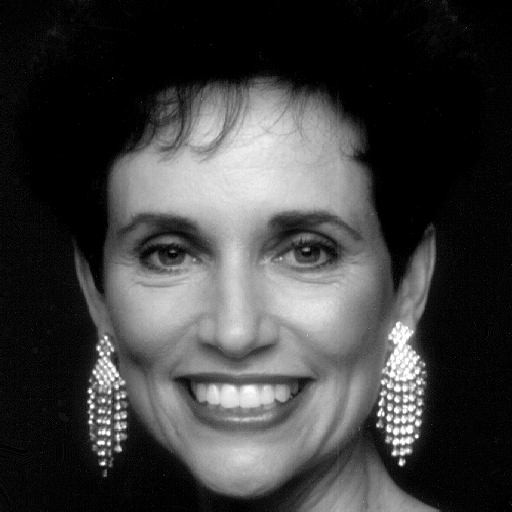
#> input picture immagini/Immagini/volto.tif, 512 x 512 px, found by its file name
$ python script21.py
#> lines starting #> are read from the running program, lines starting #| are printed output that depends on the picture
# -*- coding: utf-8 -*-
"""
Created on Tue Apr  1 11:47:45 2025

@author: Davide
"""

import numpy as np
import matplotlib.pyplot as plt
import skimage.io as io
import scipy.ndimage as ndi
plt.close('all')


x = np.float64(io.imread('volto.tif'))
#> x: shape (512, 512) float64; min 0, max 255, mean 62.2
plt.figure(1); plt.imshow(x,clim=[0,255],cmap='gray');
plt.title('input')

X = np.fft.fftshift(np.fft.fft2(x))

plt.figure(2); plt.imshow(np.log(1+np.abs(X)),
                          clim=None, cmap='gray',
                          extent=(-0.5,+0.5,+0.5,-0.5))

plt.figure(3); plt.imshow(np.angle(X),
                          clim=[-np.pi,np.pi], cmap='gray',
                          extent=(-0.5,+0.5,+0.5,-0.5))

X1 = np.abs(X)
X2 = np.exp(1j*np.angle(X))

y1 = np.real(np.fft.ifft2(np.fft.ifftshift(X1)))
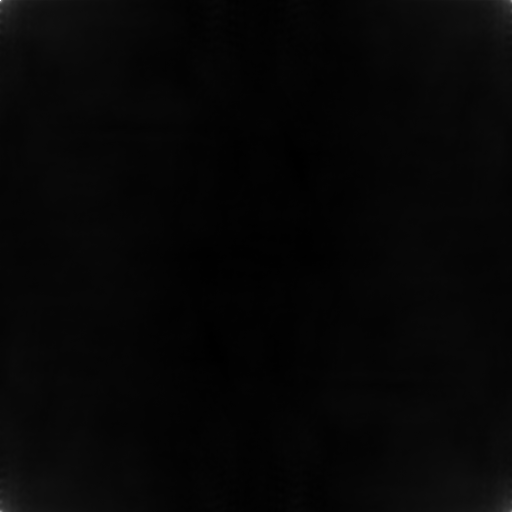
#> y1: shape (512, 512) float64; min -58.22, max 4611.8, mean 62.2; drawn with min black and max white
y2 = np.real(np.fft.ifft2(np.fft.ifftshift(X2)))
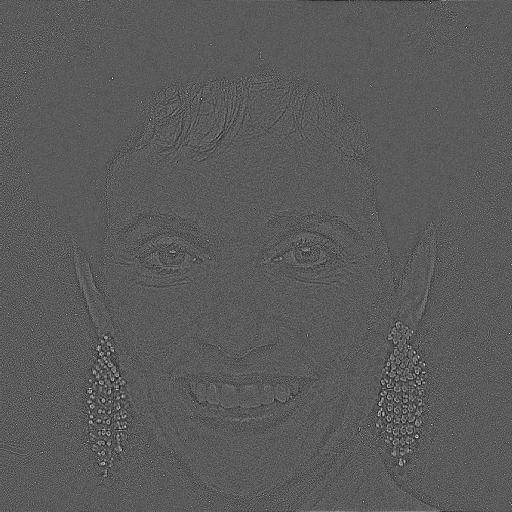
#> y2: shape (512, 512) float64; min -0.0158, max 0.0288, mean 3.81e-06; drawn with min black and max white

plt.figure(4); plt.imshow((y1-np.min(y1))**0.1, clim=None, cmap='gray')
plt.figure(5); plt.imshow(y2, clim=None, cmap='gray')
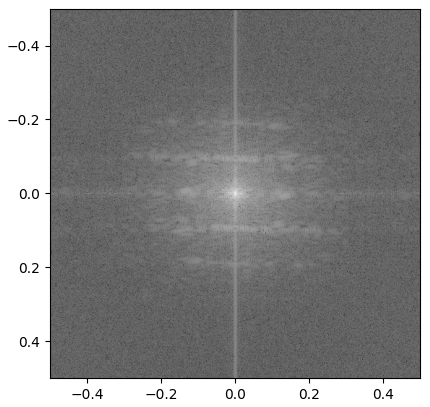
#> figure drawn by matplotlib, 1 panel
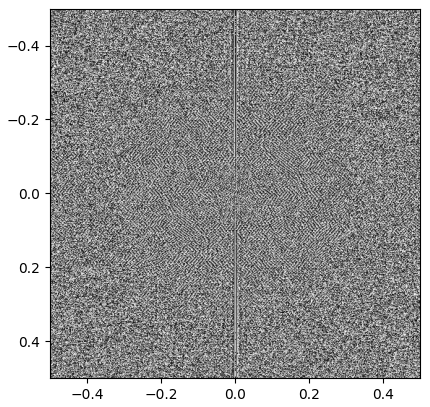
#> figure drawn by matplotlib, 1 panel
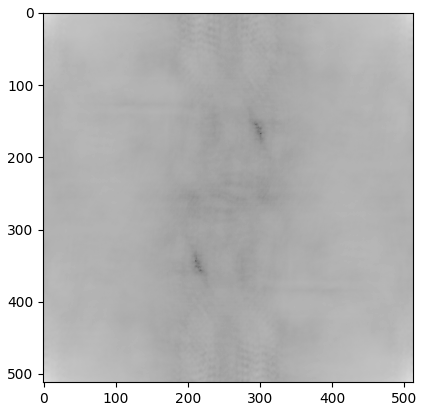
#> figure drawn by matplotlib, 1 panel

$ run again, with immagini/Immagini/Washington_red.tif copied over immagini/Immagini/volto.tif
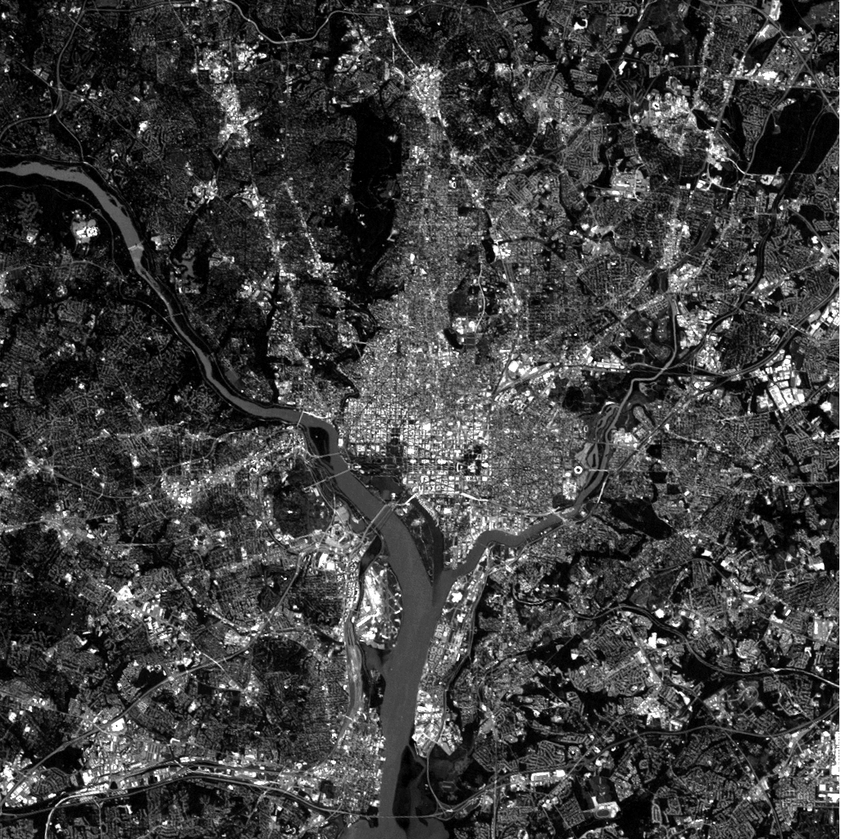
#> input picture immagini/Immagini/Washington_red.tif, 841 x 839 px, shrunk from 1026 x 1024 before the run, found by its file name
#> `y2 = np.real(np.fft.ifft2(np.fft.ifftshift(X2)))`:
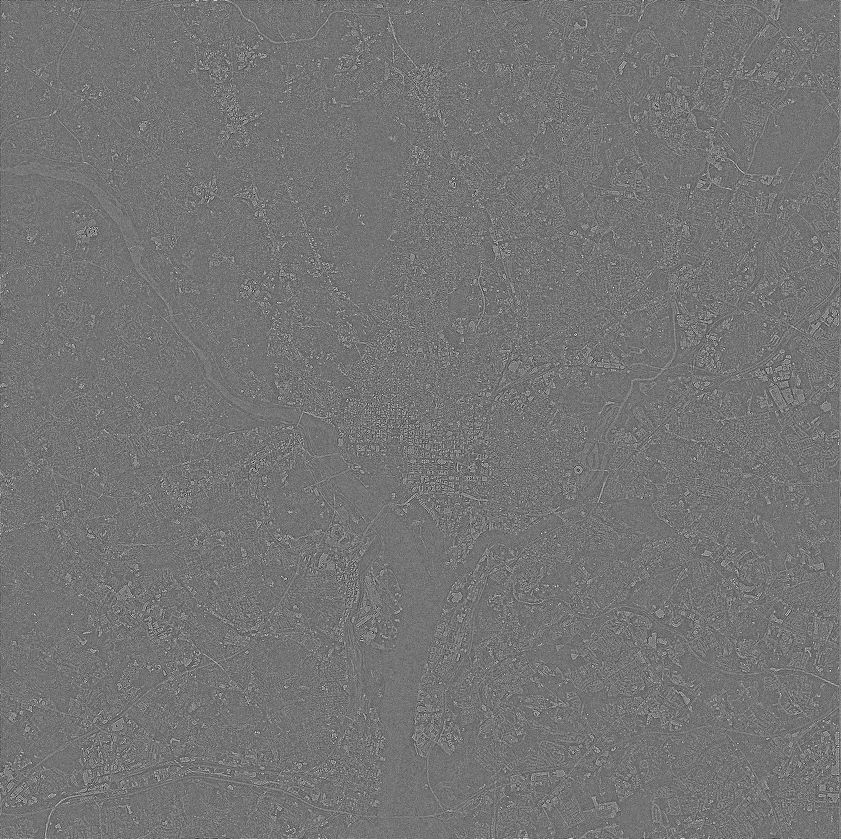
#> y2: shape (839, 841) float64; min -0.00878, max 0.0104, mean 1.42e-06; drawn with min black and max white
#> `plt.figure(5); plt.imshow(y2, clim=None, cmap='gray')`:
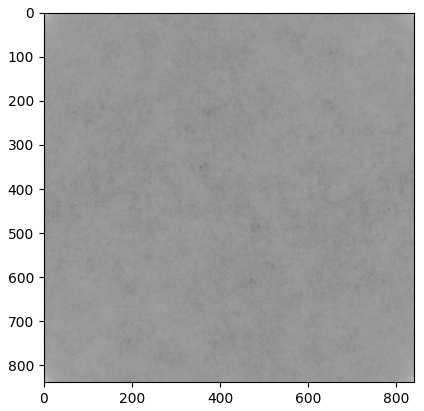
#> figure drawn by matplotlib, 1 panel
